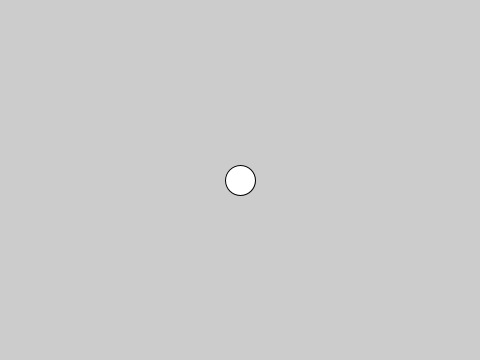
Frame 1 (no input)
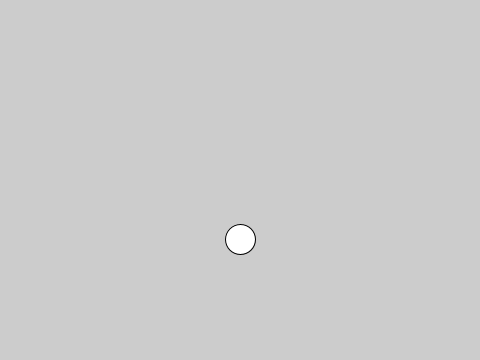
Frame 60 (the mouse pressed at the canvas centre just before this capture)
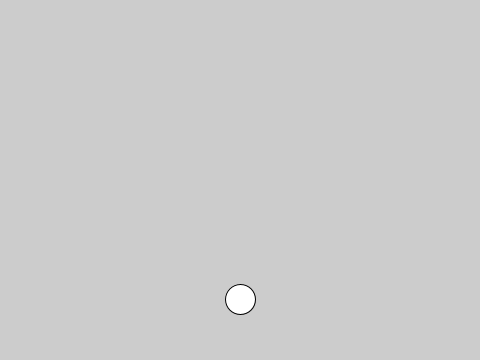
Frame 120 (the mouse held since frame 60 and released just before this capture)

The Processing sketch that drew these frames (run headless with seeded random() and noise(); from frame 60 on, the mouse is pressed at the canvas centre):

// Processing sketch: processing_131240
// ── processing_131240.pde

//Carlyn Maw, January 2014
//Week 3 Boundries, Example 3
//The ball drops, what happens to it if it's position
//is determined by a byte instead of an int?

//WORKS DIFFERENTLY IN JAVA MODE AND JAVASCRIPT MODE.
//(no numeric types in javascript)

byte ballY = 0;

void setup() { 
  size(480, 360); //cannot use constants in JavaScript mode.
  background(204);
}

void draw() {
  background(204);
  ellipse(width/2, ballY+(height/2), 30, 30);
  ballY++;
}
